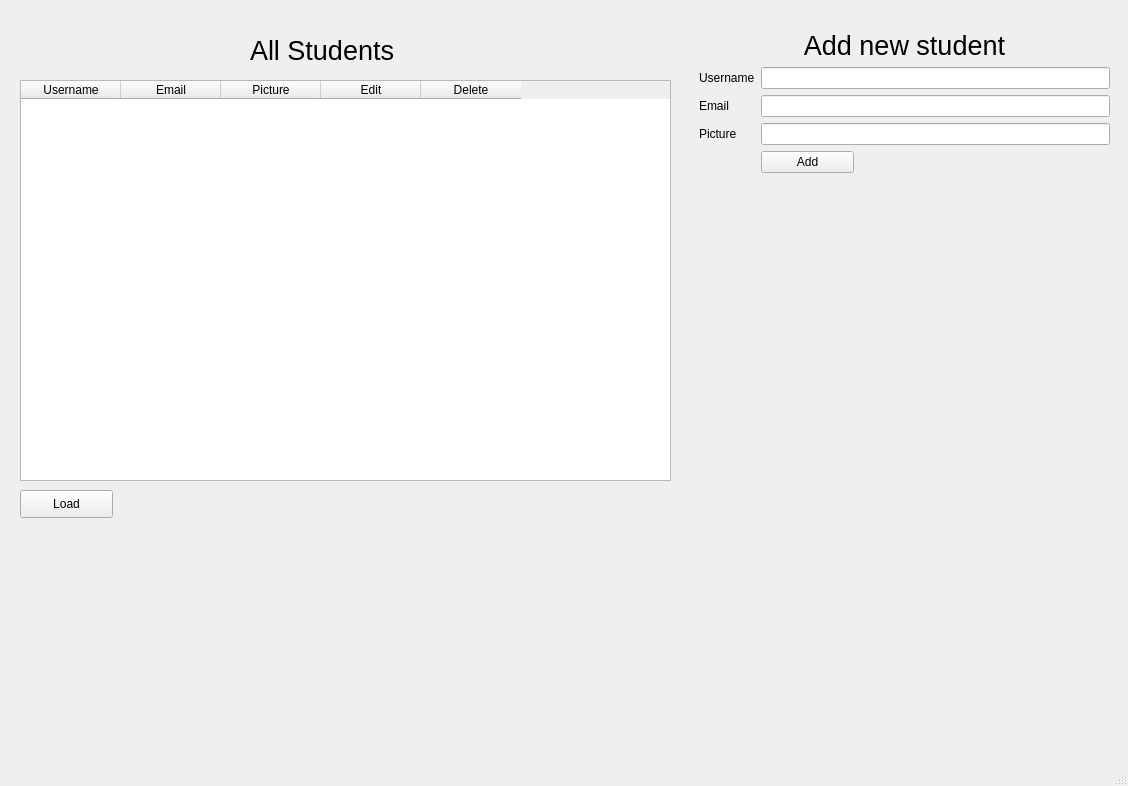
<?xml version="1.0" encoding="UTF-8"?>
<ui version="4.0">
 <class>MainWindow</class>
 <widget class="QMainWindow" name="MainWindow">
  <property name="geometry">
   <rect>
    <x>0</x>
    <y>0</y>
    <width>1128</width>
    <height>786</height>
   </rect>
  </property>
  <property name="windowTitle">
   <string>MainWindow</string>
  </property>
  <widget class="QWidget" name="centralwidget">
   <widget class="QTableWidget" name="allStudentsTable">
    <property name="geometry">
     <rect>
      <x>20</x>
      <y>80</y>
      <width>651</width>
      <height>401</height>
     </rect>
    </property>
    <property name="maximumSize">
     <size>
      <width>981</width>
      <height>16777215</height>
     </size>
    </property>
    <property name="alternatingRowColors">
     <bool>true</bool>
    </property>
    <property name="showGrid">
     <bool>true</bool>
    </property>
    <property name="sortingEnabled">
     <bool>false</bool>
    </property>
    <property name="wordWrap">
     <bool>true</bool>
    </property>
    <property name="cornerButtonEnabled">
     <bool>true</bool>
    </property>
    <property name="rowCount">
     <number>0</number>
    </property>
    <property name="columnCount">
     <number>5</number>
    </property>
    <column>
     <property name="text">
      <string>Username</string>
     </property>
    </column>
    <column>
     <property name="text">
      <string>Email</string>
     </property>
    </column>
    <column>
     <property name="text">
      <string>Picture</string>
     </property>
    </column>
    <column>
     <property name="text">
      <string>Edit</string>
     </property>
    </column>
    <column>
     <property name="text">
      <string>Delete</string>
     </property>
    </column>
   </widget>
   <widget class="QPushButton" name="loadStudent_button">
    <property name="geometry">
     <rect>
      <x>20</x>
      <y>490</y>
      <width>93</width>
      <height>28</height>
     </rect>
    </property>
    <property name="text">
     <string>Load</string>
    </property>
   </widget>
   <widget class="QLabel" name="label">
    <property name="geometry">
     <rect>
      <x>250</x>
      <y>30</y>
      <width>191</width>
      <height>41</height>
     </rect>
    </property>
    <property name="font">
     <font>
      <pointsize>20</pointsize>
      <weight>50</weight>
      <bold>false</bold>
     </font>
    </property>
    <property name="text">
     <string>All Students</string>
    </property>
   </widget>
   <widget class="QWidget" name="formLayoutWidget">
    <property name="geometry">
     <rect>
      <x>699</x>
      <y>30</y>
      <width>411</width>
      <height>181</height>
     </rect>
    </property>
    <layout class="QFormLayout" name="formLayout">
     <item row="1" column="0">
      <widget class="QLabel" name="label_2">
       <property name="text">
        <string>Username</string>
       </property>
      </widget>
     </item>
     <item row="1" column="1">
      <widget class="QLineEdit" name="addStudent_username"/>
     </item>
     <item row="0" column="0" colspan="2">
      <widget class="QLabel" name="label_3">
       <property name="font">
        <font>
         <pointsize>20</pointsize>
         <weight>50</weight>
         <bold>false</bold>
        </font>
       </property>
       <property name="text">
        <string>Add new student</string>
       </property>
       <property name="textFormat">
        <enum>Qt::AutoText</enum>
       </property>
       <property name="alignment">
        <set>Qt::AlignCenter</set>
       </property>
      </widget>
     </item>
     <item row="2" column="0">
      <widget class="QLabel" name="label_5">
       <property name="layoutDirection">
        <enum>Qt::LeftToRight</enum>
       </property>
       <property name="text">
        <string>Email</string>
       </property>
      </widget>
     </item>
     <item row="2" column="1">
      <widget class="QLineEdit" name="addStudent_email"/>
     </item>
     <item row="3" column="0">
      <widget class="QLabel" name="label_4">
       <property name="text">
        <string>Picture</string>
       </property>
      </widget>
     </item>
     <item row="3" column="1">
      <widget class="QLineEdit" name="addStudent_picture"/>
     </item>
     <item row="4" column="1">
      <widget class="QPushButton" name="addStudent_button">
       <property name="maximumSize">
        <size>
         <width>93</width>
         <height>16777215</height>
        </size>
       </property>
       <property name="text">
        <string>Add</string>
       </property>
      </widget>
     </item>
    </layout>
   </widget>
  </widget>
  <widget class="QStatusBar" name="statusbar"/>
 </widget>
 <resources/>
 <connections/>
</ui>
